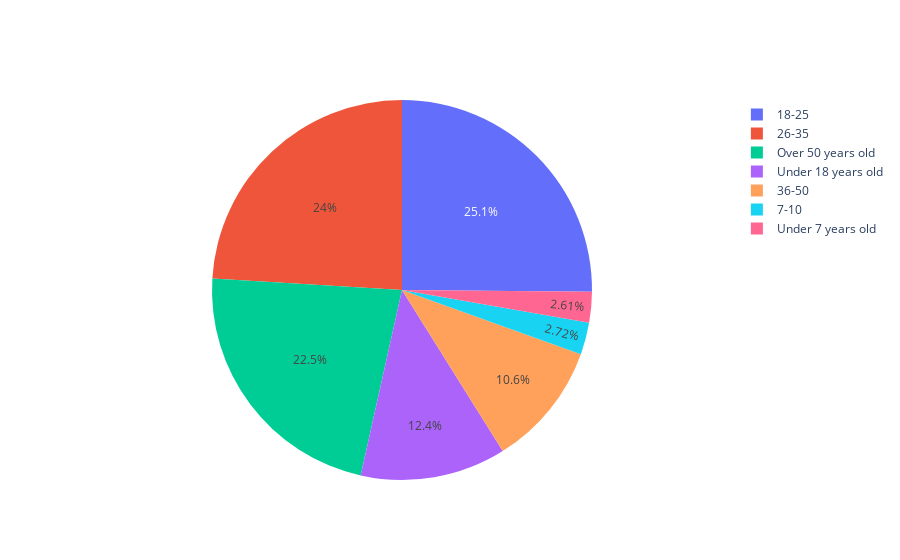

The notebook cell this image was saved under:
### Markdown cell above
##### 나이대 별 대화 주제 분포

### Code cell
def draw_age_pie_chart(column):
    """
    column: 출력 원하는 column명
    """
    df = train[column].value_counts().to_frame()
    df.columns = ['count']

    fig = go.Figure(data=[go.Pie(labels=df.index.to_list(), values=df['count'])])
    fig.update_traces(textinfo='percent')
    # fig.update_layout(title=f'{column} Distribution') # 제목

    fig.show()
    
draw_age_pie_chart('user_profile_age_range')

### Figure 1 — Plotly figure (JSON) as saved in the notebook; plotly's stock layout.template omitted (floating-point values rounded to 4 significant figures)
{"data": [{"labels": ["18-25", "26-35", "Over 50 years old", "Under 18 years old", "36-50", "7-10", "Under 7 years old"], "textinfo": "percent", "type": "pie", "values": [32871, 31416, 29377, 16190, 13886, 3554, 3416]}], "layout": {}}
